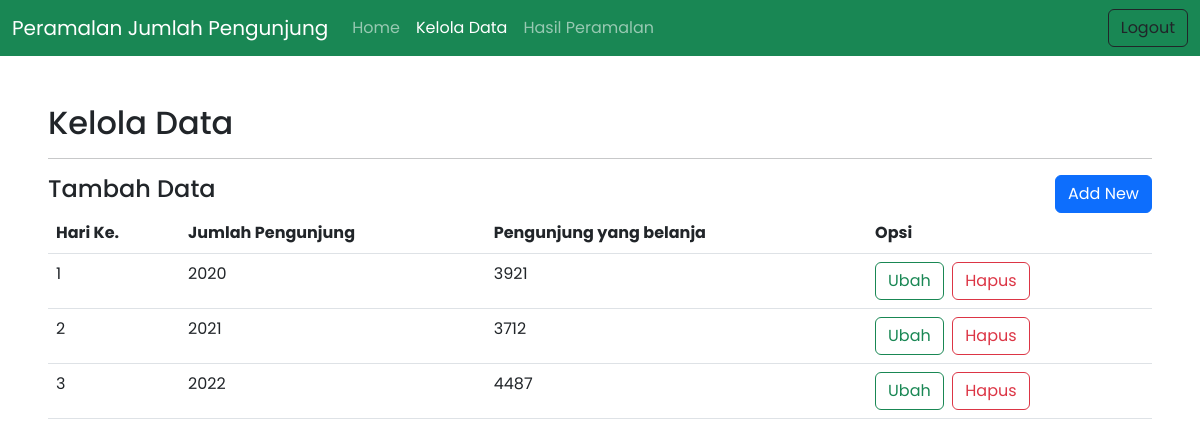
/create-pmb.php (signed in), run on the app's committed database.
### tables this page shows
CREATE TABLE `pmb` (
  `id` int(11) NOT NULL,
  `tahun_penerimaan` year(4) NOT NULL,
  `jumlah_pendaftar` int(11) NOT NULL,
  `created_at` timestamp NOT NULL DEFAULT current_timestamp() ON UPDATE current_timestamp()
);

### create-pmb.php (the view, shortened to what this page needs)
<?php
$connect = openConnection();
?>
<!DOCTYPE html>
<html lang="en">
<head>
  <link rel="stylesheet" href="https://cdnjs.cloudflare.com/ajax/libs/bootstrap/5.2.3/css/bootstrap.min.css" />
  <link rel="stylesheet" type="text/css" href="css/style2.css">
</head>
<body>
  <nav class="navbar navbar-expand-lg navbar-dark bg-success text-dark">
    <div class="container-fluid">
      <a class="navbar-brand" href="dashboard.php">Peramalan Jumlah Pengunjung</a>
      <div class="collapse navbar-collapse" id="navbarNav">
        <ul class="navbar-nav">
          <li class="nav-item">
            <a class="nav-link" aria-current="page" href="dashboard.php">Home</a>
          </li>
          <li class="nav-item">
            <a class="nav-link active" href="create-pmb.php">Kelola Data</a>
          </li>
          <li class="nav-item">
            <a class="nav-link" href="hasilperamalan.php">Hasil Peramalan</a>
          </li>
        </ul>
      </div>
      <a class="btn btn-outline-dark" href="logout.php" role="button">Logout</a>
    </div>
  </nav>
  <div class="jumbotron m-5">
    <h2>Kelola Data</h2>
    <hr>
    <div class="col-sm-12 d-flex justify-content-between">
      <h4 class="d-flex">Tambah Data</h4>
      <div class="d-flex justify-content-end">
        <button type="button" class="btn btn-primary" data-toggle="modal" data-target="#exampleModal">Add New</button>
      </div>
    </div>
    <table class="table">
      <thead>
        <tr>
          <th scope="col">Hari Ke.</th>
          <th scope="col">Jumlah Pengunjung</th>
          <th scope="col">Pengunjung yang belanja</th>
          <th scope="col">Opsi</th>
        </tr>
      </thead>
      <tbody>
        <?php
            $query = mysqli_query($connect,"select * from pmb order by id asc");
            $i = 1;
            while($obj = mysqli_fetch_object($query)) {
              ?>
              <tr>
                <td><?php echo $i++ ?></td>
                <td><?php echo $obj->tahun_penerimaan ?></td>
                <td><?php echo $obj->jumlah_pendaftar ?></td>
                <td>
                  <button type="button" class="btn btn-outline-success" data-toggle="modal" data-target="#exampleModal2<?php echo $obj->id; ?>">Ubah</button>&nbsp;
                  <button type="button" class="btn btn-outline-danger" data-toggle="modal" data-target="#exampleModal3<?php echo $obj->id; ?>">Hapus</button>
                </td>
              </tr>
              <div class="modal fade" id="exampleModal3<?php echo $obj->id; ?>" tabindex="-1" role="dialog" aria-labelledby="exampleModalLabel" aria-hidden="true">
        <?php } ?>
      </tbody>
    </table>
  </div>
</body>
</html>

### css/style2.css (style rules this page uses)
* { margin: 0; padding: 0; box-sizing: border-box; font-family: 'Poppins', sans-serif; }

### data on the page
pmb: tahun_penerimaan "2020", jumlah_pendaftar "3921"
pmb: tahun_penerimaan "2021", jumlah_pendaftar "3712"
pmb: tahun_penerimaan "2022", jumlah_pendaftar "4487"
